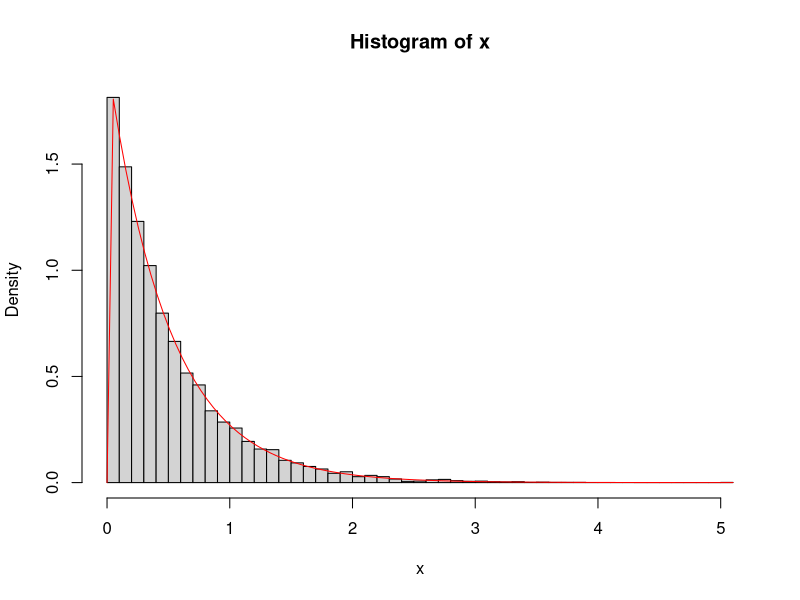
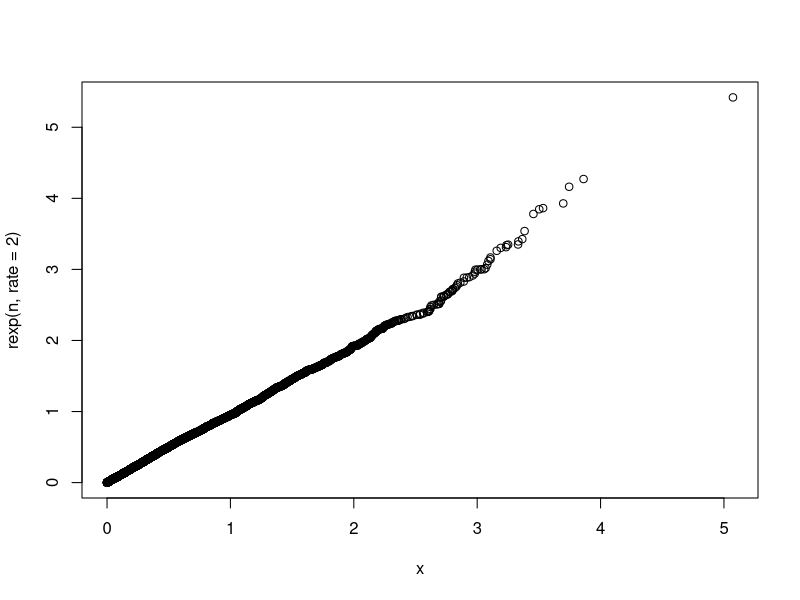
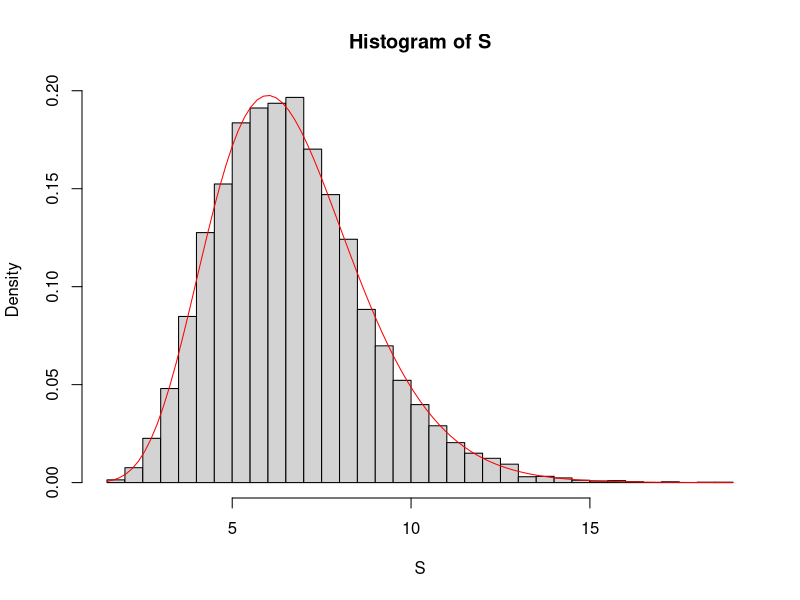

Source code (R) for these figures, in order: (Note: this script raises an error after producing the figures.)
## ---- chunk 1
n <- 10000
u <- runif(n)
x <- -1/2 * log(1-u)
hist(x, breaks = 50, freq = FALSE)
curve(dexp(x, rate = 2), add = TRUE, col = "red")

qqplot(x, rexp(n, rate = 2))
## ---- chunk 2
lambda <- 1.5
n <- 10000
d <- 10
S <- numeric(n)
for (i in 1:n) {
    u <- runif(d)
    x <- -1/lambda * log(1-u)
    S[i] <- sum(x)
}
hist(S, freq = FALSE, breaks = 50)
curve(dgamma(x, shape = d, rate = lambda), add = TRUE, col = "red")
## ---- chunk 3
lambda <- 4
n <- 10000
X <- numeric(n)
p <- 1
for (i in 1:n) {
    S <- -1/lambda * log(1-runif(1))
    while (S <= 1) {
      S <- x - 1/lambda * log(1-runif(1))
      p <- p+1
    }
    X[i] <- p
    p <- 1
}
hist(X, freq = FALSE, breaks = 50)
curve(dpois(x, lambda), add = TRUE, col = "red")
